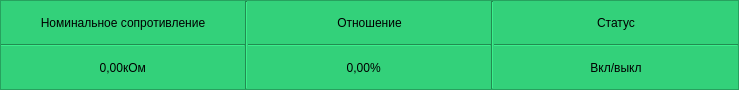
<?xml version="1.0" encoding="UTF-8"?>
<ui version="4.0">
 <class>ResistorFrame</class>
 <widget class="QFrame" name="ResistorFrame">
  <property name="geometry">
   <rect>
    <x>0</x>
    <y>0</y>
    <width>739</width>
    <height>90</height>
   </rect>
  </property>
  <property name="windowTitle">
   <string>Frame</string>
  </property>
  <property name="styleSheet">
   <string notr="true">background-color: rgb(51, 209, 122);
</string>
  </property>
  <property name="frameShape">
   <enum>QFrame::StyledPanel</enum>
  </property>
  <property name="frameShadow">
   <enum>QFrame::Sunken</enum>
  </property>
  <layout class="QHBoxLayout" name="horizontalLayout_4" stretch="2,0,2,0,2">
   <property name="spacing">
    <number>0</number>
   </property>
   <property name="sizeConstraint">
    <enum>QLayout::SetMinAndMaxSize</enum>
   </property>
   <property name="leftMargin">
    <number>0</number>
   </property>
   <property name="topMargin">
    <number>0</number>
   </property>
   <property name="rightMargin">
    <number>0</number>
   </property>
   <property name="bottomMargin">
    <number>0</number>
   </property>
   <item>
    <layout class="QVBoxLayout" name="verticalLayout">
     <item>
      <widget class="QLabel" name="label">
       <property name="text">
        <string>Номинальное сопротивление</string>
       </property>
       <property name="alignment">
        <set>Qt::AlignCenter</set>
       </property>
      </widget>
     </item>
     <item>
      <widget class="Line" name="line_3">
       <property name="orientation">
        <enum>Qt::Horizontal</enum>
       </property>
      </widget>
     </item>
     <item>
      <layout class="QHBoxLayout" name="horizontalLayout" stretch="1,1">
       <item>
        <widget class="QLabel" name="label_7">
         <property name="text">
          <string>0,00</string>
         </property>
         <property name="alignment">
          <set>Qt::AlignRight|Qt::AlignTrailing|Qt::AlignVCenter</set>
         </property>
        </widget>
       </item>
       <item>
        <widget class="QLabel" name="label_8">
         <property name="text">
          <string>кОм</string>
         </property>
        </widget>
       </item>
      </layout>
     </item>
    </layout>
   </item>
   <item>
    <widget class="Line" name="line">
     <property name="orientation">
      <enum>Qt::Vertical</enum>
     </property>
    </widget>
   </item>
   <item>
    <layout class="QVBoxLayout" name="verticalLayout_2">
     <item>
      <widget class="QLabel" name="label_3">
       <property name="text">
        <string>Отношение</string>
       </property>
       <property name="alignment">
        <set>Qt::AlignCenter</set>
       </property>
      </widget>
     </item>
     <item>
      <widget class="Line" name="line_4">
       <property name="orientation">
        <enum>Qt::Horizontal</enum>
       </property>
      </widget>
     </item>
     <item>
      <layout class="QHBoxLayout" name="horizontalLayout_2" stretch="1,1">
       <item>
        <widget class="QLabel" name="label_4">
         <property name="text">
          <string>0,00</string>
         </property>
         <property name="alignment">
          <set>Qt::AlignRight|Qt::AlignTrailing|Qt::AlignVCenter</set>
         </property>
        </widget>
       </item>
       <item>
        <widget class="QLabel" name="label_6">
         <property name="text">
          <string>%</string>
         </property>
        </widget>
       </item>
      </layout>
     </item>
    </layout>
   </item>
   <item>
    <widget class="Line" name="line_2">
     <property name="orientation">
      <enum>Qt::Vertical</enum>
     </property>
    </widget>
   </item>
   <item>
    <layout class="QVBoxLayout" name="verticalLayout_3">
     <item>
      <widget class="QLabel" name="label_5">
       <property name="text">
        <string>Статус</string>
       </property>
       <property name="alignment">
        <set>Qt::AlignCenter</set>
       </property>
      </widget>
     </item>
     <item>
      <widget class="Line" name="line_5">
       <property name="orientation">
        <enum>Qt::Horizontal</enum>
       </property>
      </widget>
     </item>
     <item>
      <layout class="QHBoxLayout" name="horizontalLayout_3" stretch="0">
       <item>
        <widget class="QLabel" name="label_2">
         <property name="text">
          <string>Вкл/выкл</string>
         </property>
         <property name="alignment">
          <set>Qt::AlignCenter</set>
         </property>
        </widget>
       </item>
      </layout>
     </item>
    </layout>
   </item>
  </layout>
 </widget>
 <resources/>
 <connections/>
</ui>
